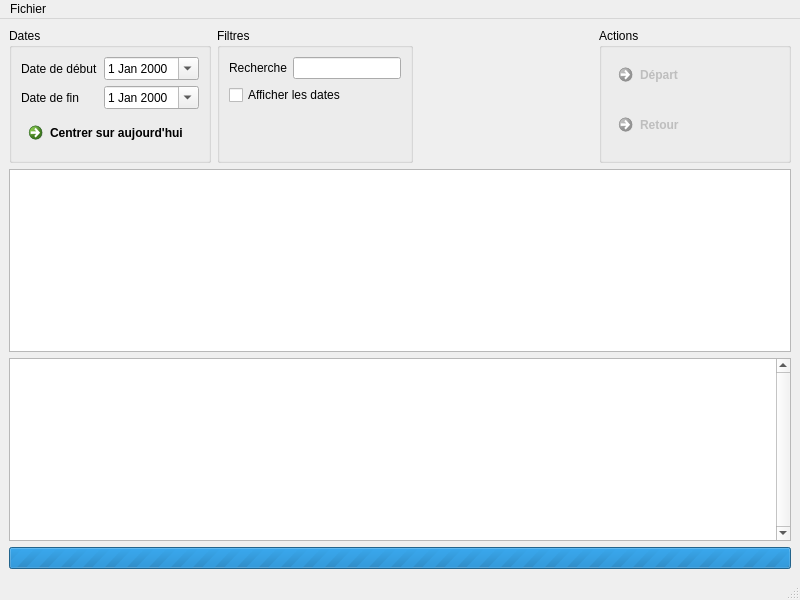
<?xml version="1.0" encoding="UTF-8"?>
<ui version="4.0">
 <class>MainWindow</class>
 <widget class="QMainWindow" name="MainWindow">
  <property name="geometry">
   <rect>
    <x>0</x>
    <y>0</y>
    <width>800</width>
    <height>600</height>
   </rect>
  </property>
  <property name="windowTitle">
   <string>Robert2 - Un partenaire particulier</string>
  </property>
  <widget class="QWidget" name="centralwidget">
   <layout class="QGridLayout" name="gridLayout">
    <item row="5" column="0" colspan="7">
     <widget class="QProgressBar" name="progressBar">
      <property name="maximum">
       <number>0</number>
      </property>
      <property name="value">
       <number>-1</number>
      </property>
     </widget>
    </item>
    <item row="0" column="0">
     <widget class="QGroupBox" name="groupBox">
      <property name="title">
       <string>Dates</string>
      </property>
      <layout class="QFormLayout" name="formLayout">
       <item row="0" column="0">
        <widget class="QLabel" name="label">
         <property name="text">
          <string>Date de début</string>
         </property>
        </widget>
       </item>
       <item row="0" column="1">
        <widget class="QDateEdit" name="datStart">
         <property name="calendarPopup">
          <bool>true</bool>
         </property>
        </widget>
       </item>
       <item row="1" column="0">
        <widget class="QLabel" name="label_2">
         <property name="text">
          <string>Date de fin</string>
         </property>
        </widget>
       </item>
       <item row="1" column="1">
        <widget class="QDateEdit" name="datEnd">
         <property name="calendarPopup">
          <bool>true</bool>
         </property>
        </widget>
       </item>
       <item row="2" column="0" colspan="2">
        <widget class="QCommandLinkButton" name="commandLinkButton_3">
         <property name="text">
          <string>Centrer sur aujourd'hui</string>
         </property>
        </widget>
       </item>
      </layout>
     </widget>
    </item>
    <item row="0" column="1" colspan="2">
     <widget class="QGroupBox" name="groupBox_2">
      <property name="title">
       <string>Filtres</string>
      </property>
      <layout class="QFormLayout" name="formLayout_2">
       <item row="0" column="0">
        <widget class="QLabel" name="label_3">
         <property name="text">
          <string>Recherche</string>
         </property>
        </widget>
       </item>
       <item row="0" column="1">
        <widget class="QLineEdit" name="txtSearch"/>
       </item>
       <item row="1" column="0" colspan="2">
        <widget class="QCheckBox" name="chkDates">
         <property name="text">
          <string>Afficher les dates</string>
         </property>
        </widget>
       </item>
      </layout>
     </widget>
    </item>
    <item row="4" column="0" colspan="7">
     <widget class="QTextEdit" name="apiLog">
      <property name="enabled">
       <bool>true</bool>
      </property>
      <property name="verticalScrollBarPolicy">
       <enum>Qt::ScrollBarAlwaysOn</enum>
      </property>
      <property name="undoRedoEnabled">
       <bool>false</bool>
      </property>
      <property name="readOnly">
       <bool>true</bool>
      </property>
     </widget>
    </item>
    <item row="1" column="0" colspan="7">
     <widget class="QTableView" name="tblEvent">
      <property name="selectionMode">
       <enum>QAbstractItemView::SingleSelection</enum>
      </property>
      <property name="selectionBehavior">
       <enum>QAbstractItemView::SelectRows</enum>
      </property>
      <property name="wordWrap">
       <bool>false</bool>
      </property>
      <attribute name="horizontalHeaderCascadingSectionResizes">
       <bool>true</bool>
      </attribute>
      <attribute name="horizontalHeaderShowSortIndicator" stdset="0">
       <bool>true</bool>
      </attribute>
      <attribute name="verticalHeaderShowSortIndicator" stdset="0">
       <bool>false</bool>
      </attribute>
     </widget>
    </item>
    <item row="0" column="6">
     <widget class="QGroupBox" name="groupBox_3">
      <property name="title">
       <string>Actions</string>
      </property>
      <layout class="QGridLayout" name="gridLayout_2">
       <item row="0" column="0">
        <widget class="QCommandLinkButton" name="btnDeparture">
         <property name="enabled">
          <bool>false</bool>
         </property>
         <property name="text">
          <string>Départ</string>
         </property>
        </widget>
       </item>
       <item row="2" column="0">
        <widget class="QCommandLinkButton" name="btnReturn">
         <property name="enabled">
          <bool>false</bool>
         </property>
         <property name="text">
          <string>Retour</string>
         </property>
        </widget>
       </item>
      </layout>
     </widget>
    </item>
    <item row="0" column="3" colspan="3">
     <spacer name="horizontalSpacer_2">
      <property name="orientation">
       <enum>Qt::Horizontal</enum>
      </property>
      <property name="sizeHint" stdset="0">
       <size>
        <width>40</width>
        <height>20</height>
       </size>
      </property>
     </spacer>
    </item>
   </layout>
  </widget>
  <widget class="QMenuBar" name="menubar">
   <property name="geometry">
    <rect>
     <x>0</x>
     <y>0</y>
     <width>800</width>
     <height>21</height>
    </rect>
   </property>
   <widget class="QMenu" name="menuFichier">
    <property name="title">
     <string>Fichier</string>
    </property>
    <addaction name="actionAfficher_log_REST"/>
   </widget>
   <addaction name="menuFichier"/>
  </widget>
  <widget class="QStatusBar" name="statusbar"/>
  <action name="actionAfficher_log_REST">
   <property name="checkable">
    <bool>true</bool>
   </property>
   <property name="checked">
    <bool>false</bool>
   </property>
   <property name="text">
    <string>Afficher log REST</string>
   </property>
  </action>
 </widget>
 <tabstops>
  <tabstop>datStart</tabstop>
  <tabstop>datEnd</tabstop>
  <tabstop>commandLinkButton_3</tabstop>
  <tabstop>txtSearch</tabstop>
  <tabstop>chkDates</tabstop>
  <tabstop>btnDeparture</tabstop>
  <tabstop>btnReturn</tabstop>
  <tabstop>tblEvent</tabstop>
  <tabstop>apiLog</tabstop>
 </tabstops>
 <resources/>
 <connections>
  <connection>
   <sender>commandLinkButton_3</sender>
   <signal>clicked()</signal>
   <receiver>MainWindow</receiver>
   <slot>centerOnToday()</slot>
   <hints>
    <hint type="sourcelabel">
     <x>542</x>
     <y>68</y>
    </hint>
    <hint type="destinationlabel">
     <x>562</x>
     <y>34</y>
    </hint>
   </hints>
  </connection>
  <connection>
   <sender>btnReturn</sender>
   <signal>clicked()</signal>
   <receiver>MainWindow</receiver>
   <slot>startDeparture()</slot>
   <hints>
    <hint type="sourcelabel">
     <x>695</x>
     <y>520</y>
    </hint>
    <hint type="destinationlabel">
     <x>691</x>
     <y>365</y>
    </hint>
   </hints>
  </connection>
  <connection>
   <sender>tblEvent</sender>
   <signal>activated(QModelIndex)</signal>
   <receiver>MainWindow</receiver>
   <slot>selectionChanged(QModelIndex)</slot>
   <hints>
    <hint type="sourcelabel">
     <x>410</x>
     <y>289</y>
    </hint>
    <hint type="destinationlabel">
     <x>696</x>
     <y>80</y>
    </hint>
   </hints>
  </connection>
  <connection>
   <sender>actionAfficher_log_REST</sender>
   <signal>toggled(bool)</signal>
   <receiver>apiLog</receiver>
   <slot>setVisible(bool)</slot>
   <hints>
    <hint type="sourcelabel">
     <x>-1</x>
     <y>-1</y>
    </hint>
    <hint type="destinationlabel">
     <x>399</x>
     <y>472</y>
    </hint>
   </hints>
  </connection>
 </connections>
 <slots>
  <slot>startDateChanged()</slot>
  <slot>endDateChanged()</slot>
  <slot>centerOnToday()</slot>
  <slot>startDeparture()</slot>
  <slot>selectionChanged(QModelIndex)</slot>
 </slots>
</ui>
